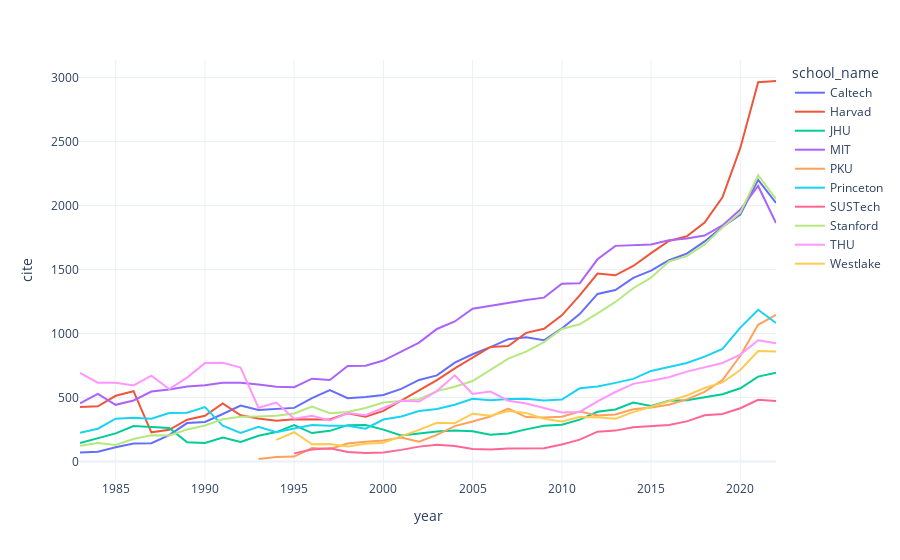

Write notebook code for a chart like this one.
### Code cell
df=cite_per_year_df.groupby(['school_name','year']).cite.mean().reset_index()
fig=px.line(df,x='year',y='cite',color='school_name')
fig

### Figure 1 — Plotly figure (JSON) as saved in the notebook; plotly's stock layout.template omitted (floating-point values rounded to 4 significant figures)
{"data": [{"hovertemplate": "school_name=Caltech<br>year=%{x}<br>cite=%{y}<extra></extra>", "legendgroup": "Caltech", "line": {"color": "#636efa", "dash": "solid"}, "marker": {"symbol": "circle"}, "mode": "lines", "name": "Caltech", "orientation": "v", "showlegend": true, "x": [1983, 1984, 1985, 1986, 1987, 1988, 1989, 1990, 1991, 1992, 1993, 1994, 1995, 1996, 1997, 1998, 1999, 2000, 2001, 2002, 2003, 2004, 2005, 2006, 2007, 2008, 2009, 2010, 2011, 2012, 2013, 2014, 2015, 2016, 2017, 2018, 2019, 2020, 2021, 2022], "xaxis": "x", "y": [70.67, 76.0, 112.2, 141.8, 143.4, 206.9, 300.8, 309.6, 371.5, 436.9, 402.4, 413.0, 419.4, 495.6, 557.9, 494.5, 503.7, 520.6, 567.6, 637.3, 673.0, 772.9, 838.4, 894.3, 956.0, 970.4, 948.0, 1040.0, 1152.0, 1309.0, 1340.0, 1435.0, 1492.0, 1573.0, 1624.0, 1720.0, 1833.0, 1930.0, 2201.0, 2021.0], "yaxis": "y", "type": "scatter"}, {"hovertemplate": "school_name=Harvad<br>year=%{x}<br>cite=%{y}<extra></extra>", "legendgroup": "Harvad", "line": {"color": "#EF553B", "dash": "solid"}, "marker": {"symbol": "circle"}, "mode": "lines", "name": "Harvad", "orientation": "v", "showlegend": true, "x": [1983, 1984, 1985, 1986, 1987, 1988, 1989, 1990, 1991, 1992, 1993, 1994, 1995, 1996, 1997, 1998, 1999, 2000, 2001, 2002, 2003, 2004, 2005, 2006, 2007, 2008, 2009, 2010, 2011, 2012, 2013, 2014, 2015, 2016, 2017, 2018, 2019, 2020, 2021, 2022], "xaxis": "x", "y": [426.0, 432.0, 514.0, 550.0, 228.7, 248.2, 327.2, 358.2, 454.6, 361.0, 336.8, 319.6, 330.6, 331.3, 328.7, 377.7, 350.6, 395.6, 474.2, 557.3, 635.6, 728.3, 808.3, 895.0, 901.9, 1006.0, 1038.0, 1142.0, 1298.0, 1468.0, 1455.0, 1528.0, 1628.0, 1723.0, 1760.0, 1868.0, 2064.0, 2450.0, 2963.0, 2973.0], "yaxis": "y", "type": "scatter"}, {"hovertemplate": "school_name=JHU<br>year=%{x}<br>cite=%{y}<extra></extra>", "legendgroup": "JHU", "line": {"color": "#00cc96", "dash": "solid"}, "marker": {"symbol": "circle"}, "mode": "lines", "name": "JHU", "orientation": "v", "showlegend": true, "x": [1983, 1984, 1985, 1986, 1987, 1988, 1989, 1990, 1991, 1992, 1993, 1994, 1995, 1996, 1997, 1998, 1999, 2000, 2001, 2002, 2003, 2004, 2005, 2006, 2007, 2008, 2009, 2010, 2011, 2012, 2013, 2014, 2015, 2016, 2017, 2018, 2019, 2020, 2021, 2022], "xaxis": "x", "y": [145.0, 183.0, 220.0, 278.0, 272.0, 262.0, 151.5, 144.7, 187.7, 153.5, 201.5, 230.5, 284.2, 222.5, 239.8, 284.3, 285.0, 249.8, 204.6, 220.2, 234.3, 241.8, 236.6, 209.9, 219.0, 251.5, 279.7, 286.9, 327.5, 388.4, 406.6, 460.8, 434.6, 474.9, 479.0, 502.8, 525.8, 572.9, 664.0, 693.2], "yaxis": "y", "type": "scatter"}, {"hovertemplate": "school_name=MIT<br>year=%{x}<br>cite=%{y}<extra></extra>", "legendgroup": "MIT", "line": {"color": "#ab63fa", "dash": "solid"}, "marker": {"symbol": "circle"}, "mode": "lines", "name": "MIT", "orientation": "v", "showlegend": true, "x": [1983, 1984, 1985, 1986, 1987, 1988, 1989, 1990, 1991, 1992, 1993, 1994, 1995, 1996, 1997, 1998, 1999, 2000, 2001, 2002, 2003, 2004, 2005, 2006, 2007, 2008, 2009, 2010, 2011, 2012, 2013, 2014, 2015, 2016, 2017, 2018, 2019, 2020, 2021, 2022], "xaxis": "x", "y": [454.3, 528.0, 443.3, 477.5, 546.7, 563.7, 586.8, 596.4, 615.1, 615.7, 601.5, 583.6, 581.4, 647.3, 636.8, 747.4, 748.9, 789.2, 858.4, 929.1, 1036.0, 1094.0, 1194.0, 1218.0, 1238.0, 1263.0, 1280.0, 1390.0, 1392.0, 1580.0, 1685.0, 1691.0, 1696.0, 1729.0, 1743.0, 1765.0, 1844.0, 1969.0, 2153.0, 1863.0], "yaxis": "y", "type": "scatter"}, {"hovertemplate": "school_name=PKU<br>year=%{x}<br>cite=%{y}<extra></extra>", "legendgroup": "PKU", "line": {"color": "#FFA15A", "dash": "solid"}, "marker": {"symbol": "circle"}, "mode": "lines", "name": "PKU", "orientation": "v", "showlegend": true, "x": [1993, 1994, 1995, 1996, 1997, 1998, 1999, 2000, 2001, 2002, 2003, 2004, 2005, 2006, 2007, 2008, 2009, 2010, 2011, 2012, 2013, 2014, 2015, 2016, 2017, 2018, 2019, 2020, 2021, 2022], "xaxis": "x", "y": [20.0, 36.5, 39.33, 105.8, 98.33, 141.3, 154.2, 164.5, 188.3, 154.3, 208.4, 277.0, 312.6, 351.9, 413.1, 347.2, 343.2, 350.2, 390.9, 359.5, 368.3, 408.8, 422.7, 443.9, 486.1, 544.1, 636.6, 826.3, 1069.0, 1147.0], "yaxis": "y", "type": "scatter"}, {"hovertemplate": "school_name=Princeton<br>year=%{x}<br>cite=%{y}<extra></extra>", "legendgroup": "Princeton", "line": {"color": "#19d3f3", "dash": "solid"}, "marker": {"symbol": "circle"}, "mode": "lines", "name": "Princeton", "orientation": "v", "showlegend": true, "x": [1983, 1984, 1985, 1986, 1987, 1988, 1989, 1990, 1991, 1992, 1993, 1994, 1995, 1996, 1997, 1998, 1999, 2000, 2001, 2002, 2003, 2004, 2005, 2006, 2007, 2008, 2009, 2010, 2011, 2012, 2013, 2014, 2015, 2016, 2017, 2018, 2019, 2020, 2021, 2022], "xaxis": "x", "y": [224.5, 256.5, 335.0, 341.5, 335.0, 378.5, 382.0, 425.0, 280.0, 224.2, 272.2, 229.2, 258.6, 285.2, 279.2, 280.0, 256.7, 328.0, 352.6, 395.2, 410.7, 444.4, 491.0, 479.0, 488.7, 490.0, 476.5, 484.8, 572.4, 585.6, 614.7, 645.6, 708.2, 736.7, 770.3, 820.2, 880.2, 1047.0, 1186.0, 1082.0], "yaxis": "y", "type": "scatter"}, {"hovertemplate": "school_name=SUSTech<br>year=%{x}<br>cite=%{y}<extra></extra>", "legendgroup": "SUSTech", "line": {"color": "#FF6692", "dash": "solid"}, "marker": {"symbol": "circle"}, "mode": "lines", "name": "SUSTech", "orientation": "v", "showlegend": true, "x": [1995, 1996, 1997, 1998, 1999, 2000, 2001, 2002, 2003, 2004, 2005, 2006, 2007, 2008, 2009, 2010, 2011, 2012, 2013, 2014, 2015, 2016, 2017, 2018, 2019, 2020, 2021, 2022], "xaxis": "x", "y": [64.0, 94.0, 104.0, 75.0, 67.0, 70.33, 91.33, 116.7, 130.7, 121.0, 97.8, 95.0, 102.0, 105.4, 104.7, 133.2, 170.9, 233.4, 241.8, 268.0, 277.4, 286.3, 313.9, 361.6, 372.0, 416.7, 482.3, 473.3], "yaxis": "y", "type": "scatter"}, {"hovertemplate": "school_name=Stanford<br>year=%{x}<br>cite=%{y}<extra></extra>", "legendgroup": "Stanford", "line": {"color": "#B6E880", "dash": "solid"}, "marker": {"symbol": "circle"}, "mode": "lines", "name": "Stanford", "orientation": "v", "showlegend": true, "x": [1983, 1984, 1985, 1986, 1987, 1988, 1989, 1990, 1991, 1992, 1993, 1994, 1995, 1996, 1997, 1998, 1999, 2000, 2001, 2002, 2003, 2004, 2005, 2006, 2007, 2008, 2009, 2010, 2011, 2012, 2013, 2014, 2015, 2016, 2017, 2018, 2019, 2020, 2021, 2022], "xaxis": "x", "y": [123.3, 144.6, 129.0, 176.4, 204.8, 203.7, 250.3, 281.8, 329.9, 349.2, 352.6, 358.3, 375.4, 429.6, 378.4, 387.1, 417.9, 461.2, 472.5, 487.6, 550.2, 584.6, 628.8, 715.9, 804.3, 858.4, 932.6, 1035.0, 1072.0, 1158.0, 1247.0, 1354.0, 1436.0, 1563.0, 1605.0, 1697.0, 1829.0, 1945.0, 2237.0, 2052.0], "yaxis": "y", "type": "scatter"}, {"hovertemplate": "school_name=THU<br>year=%{x}<br>cite=%{y}<extra></extra>", "legendgroup": "THU", "line": {"color": "#FF97FF", "dash": "solid"}, "marker": {"symbol": "circle"}, "mode": "lines", "name": "THU", "orientation": "v", "showlegend": true, "x": [1983, 1984, 1985, 1986, 1987, 1988, 1989, 1990, 1991, 1992, 1993, 1994, 1995, 1996, 1997, 1998, 1999, 2000, 2001, 2002, 2003, 2004, 2005, 2006, 2007, 2008, 2009, 2010, 2011, 2012, 2013, 2014, 2015, 2016, 2017, 2018, 2019, 2020, 2021, 2022], "xaxis": "x", "y": [693.0, 616.0, 615.0, 595.0, 671.0, 567.0, 656.0, 769.0, 771.0, 734.0, 420.5, 460.5, 335.3, 358.0, 320.2, 378.4, 361.6, 418.1, 475.1, 468.5, 550.4, 673.8, 528.8, 547.2, 475.4, 453.5, 419.7, 382.8, 387.4, 470.7, 543.4, 606.9, 631.3, 658.7, 702.8, 737.3, 770.0, 835.6, 947.6, 924.7], "yaxis": "y", "type": "scatter"}, {"hovertemplate": "school_name=Westlake<br>year=%{x}<br>cite=%{y}<extra></extra>", "legendgroup": "Westlake", "line": {"color": "#FECB52", "dash": "solid"}, "marker": {"symbol": "circle"}, "mode": "lines", "name": "Westlake", "orientation": "v", "showlegend": true, "x": [1994, 1995, 1996, 1997, 1998, 1999, 2000, 2001, 2002, 2003, 2004, 2005, 2006, 2007, 2008, 2009, 2010, 2011, 2012, 2013, 2014, 2015, 2016, 2017, 2018, 2019, 2020, 2021, 2022], "xaxis": "x", "y": [169.0, 229.0, 134.3, 138.0, 118.0, 140.0, 146.6, 196.0, 247.9, 303.5, 299.4, 374.1, 358.3, 394.0, 379.2, 334.8, 313.3, 348.3, 346.3, 334.2, 386.5, 427.6, 472.7, 516.3, 574.2, 618.0, 714.9, 862.8, 860.7], "yaxis": "y", "type": "scatter"}], "layout": {"xaxis": {"anchor": "y", "domain": [0.0, 1.0], "title": {"text": "year"}}, "yaxis": {"anchor": "x", "domain": [0.0, 1.0], "title": {"text": "cite"}}, "legend": {"title": {"text": "school_name"}, "tracegroupgap": 0}, "margin": {"t": 60}}}
